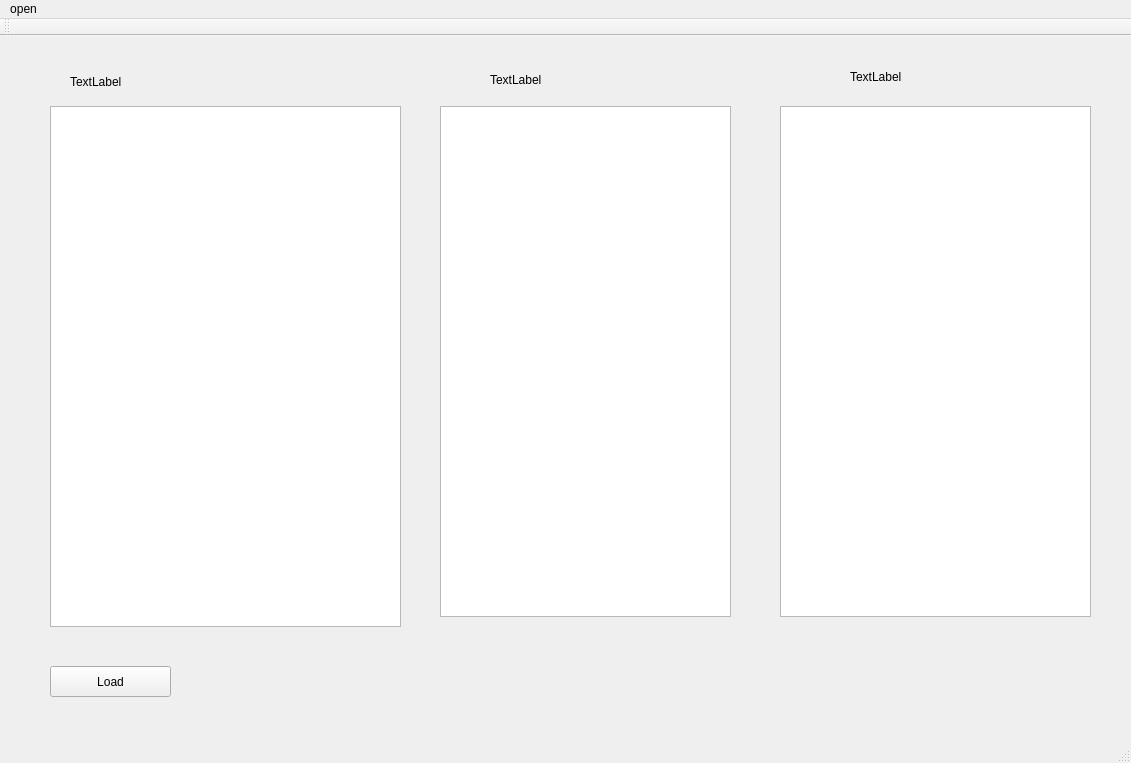
<?xml version="1.0" encoding="UTF-8"?>
<ui version="4.0">
 <class>MainWindow</class>
 <widget class="QMainWindow" name="MainWindow">
  <property name="geometry">
   <rect>
    <x>0</x>
    <y>0</y>
    <width>1131</width>
    <height>763</height>
   </rect>
  </property>
  <property name="windowTitle">
   <string>MainWindow</string>
  </property>
  <widget class="QWidget" name="centralWidget">
   <widget class="QTreeView" name="treeView">
    <property name="geometry">
     <rect>
      <x>50</x>
      <y>70</y>
      <width>351</width>
      <height>521</height>
     </rect>
    </property>
   </widget>
   <widget class="QListView" name="listView1">
    <property name="geometry">
     <rect>
      <x>440</x>
      <y>70</y>
      <width>291</width>
      <height>511</height>
     </rect>
    </property>
   </widget>
   <widget class="QLabel" name="label1">
    <property name="geometry">
     <rect>
      <x>70</x>
      <y>30</y>
      <width>181</width>
      <height>31</height>
     </rect>
    </property>
    <property name="text">
     <string>TextLabel</string>
    </property>
   </widget>
   <widget class="QLabel" name="label2">
    <property name="geometry">
     <rect>
      <x>490</x>
      <y>33</y>
      <width>141</width>
      <height>21</height>
     </rect>
    </property>
    <property name="text">
     <string>TextLabel</string>
    </property>
   </widget>
   <widget class="QLabel" name="label3">
    <property name="geometry">
     <rect>
      <x>850</x>
      <y>30</y>
      <width>151</width>
      <height>21</height>
     </rect>
    </property>
    <property name="text">
     <string>TextLabel</string>
    </property>
   </widget>
   <widget class="QPushButton" name="pushButton">
    <property name="geometry">
     <rect>
      <x>50</x>
      <y>630</y>
      <width>121</width>
      <height>31</height>
     </rect>
    </property>
    <property name="text">
     <string>Load</string>
    </property>
   </widget>
   <widget class="QTextEdit" name="textEdit">
    <property name="geometry">
     <rect>
      <x>780</x>
      <y>70</y>
      <width>311</width>
      <height>511</height>
     </rect>
    </property>
   </widget>
  </widget>
  <widget class="QMenuBar" name="menuBar">
   <property name="geometry">
    <rect>
     <x>0</x>
     <y>0</y>
     <width>1131</width>
     <height>21</height>
    </rect>
   </property>
   <widget class="QMenu" name="menuOpen">
    <property name="title">
     <string>open</string>
    </property>
    <addaction name="actionText"/>
   </widget>
   <addaction name="menuOpen"/>
  </widget>
  <widget class="QToolBar" name="mainToolBar">
   <attribute name="toolBarArea">
    <enum>TopToolBarArea</enum>
   </attribute>
   <attribute name="toolBarBreak">
    <bool>false</bool>
   </attribute>
  </widget>
  <widget class="QStatusBar" name="statusBar"/>
  <action name="actionText">
   <property name="text">
    <string>Text</string>
   </property>
  </action>
 </widget>
 <layoutdefault spacing="6" margin="11"/>
 <resources/>
 <connections/>
</ui>
